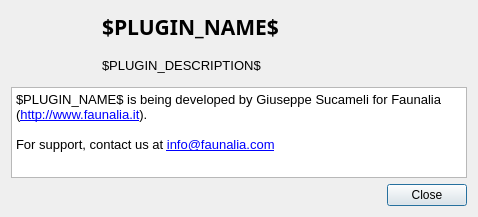
<?xml version="1.0" encoding="UTF-8"?>
<ui version="4.0">
 <class>DlgAbout</class>
 <widget class="QDialog" name="DlgAbout">
  <property name="geometry">
   <rect>
    <x>0</x>
    <y>0</y>
    <width>478</width>
    <height>217</height>
   </rect>
  </property>
  <property name="windowTitle">
   <string>About</string>
  </property>
  <layout class="QGridLayout" name="gridLayout">
   <item row="0" column="0" rowspan="2">
    <widget class="QLabel" name="logo">
     <property name="sizePolicy">
      <sizepolicy hsizetype="Fixed" vsizetype="Expanding">
       <horstretch>0</horstretch>
       <verstretch>0</verstretch>
      </sizepolicy>
     </property>
     <property name="minimumSize">
      <size>
       <width>85</width>
       <height>70</height>
      </size>
     </property>
     <property name="maximumSize">
      <size>
       <width>85</width>
       <height>70</height>
      </size>
     </property>
     <property name="text">
      <string/>
     </property>
     <property name="scaledContents">
      <bool>true</bool>
     </property>
    </widget>
   </item>
   <item row="0" column="1">
    <widget class="QLabel" name="title">
     <property name="font">
      <font>
       <family>Sans Serif</family>
       <pointsize>16</pointsize>
       <weight>75</weight>
       <bold>true</bold>
      </font>
     </property>
     <property name="text">
      <string>$PLUGIN_NAME$</string>
     </property>
    </widget>
   </item>
   <item row="1" column="1">
    <widget class="QLabel" name="description">
     <property name="font">
      <font>
       <pointsize>10</pointsize>
      </font>
     </property>
     <property name="text">
      <string>$PLUGIN_DESCRIPTION$</string>
     </property>
     <property name="wordWrap">
      <bool>true</bool>
     </property>
    </widget>
   </item>
   <item row="2" column="0" colspan="2">
    <widget class="QTextBrowser" name="txt">
     <property name="html">
      <string>&lt;!DOCTYPE HTML PUBLIC &quot;-//W3C//DTD HTML 4.0//EN&quot; &quot;http://www.w3.org/TR/REC-html40/strict.dtd&quot;&gt;
&lt;html&gt;&lt;head&gt;&lt;meta name=&quot;qrichtext&quot; content=&quot;1&quot; /&gt;&lt;style type=&quot;text/css&quot;&gt;
p, li { white-space: pre-wrap; }
&lt;/style&gt;&lt;/head&gt;&lt;body style=&quot; font-family:'Ubuntu'; font-size:11pt; font-weight:400; font-style:normal;&quot;&gt;
&lt;p style=&quot; margin-top:0px; margin-bottom:0px; margin-left:0px; margin-right:0px; -qt-block-indent:0; text-indent:0px;&quot;&gt;&lt;span style=&quot; font-family:'Sans'; font-size:10pt;&quot;&gt;$PLUGIN_NAME$ is being developed by Giuseppe Sucameli for Faunalia (&lt;/span&gt;&lt;a href=&quot;http://www.faunalia.it&quot;&gt;&lt;span style=&quot; font-family:'Sans'; font-size:10pt; text-decoration: underline; color:#0000ff;&quot;&gt;http://www.faunalia.it&lt;/span&gt;&lt;/a&gt;&lt;span style=&quot; font-family:'Sans'; font-size:10pt;&quot;&gt;).&lt;/span&gt;&lt;/p&gt;
&lt;p style=&quot;-qt-paragraph-type:empty; margin-top:0px; margin-bottom:0px; margin-left:0px; margin-right:0px; -qt-block-indent:0; text-indent:0px; font-family:'DejaVu Sans'; font-size:10pt;&quot;&gt;&lt;/p&gt;
&lt;p style=&quot; margin-top:0px; margin-bottom:0px; margin-left:0px; margin-right:0px; -qt-block-indent:0; text-indent:0px;&quot;&gt;&lt;span style=&quot; font-family:'Sans'; font-size:10pt;&quot;&gt;For support, contact us at &lt;/span&gt;&lt;a href=&quot;mailto:info@faunalia.com?subject=$MAIL_SUBJECT$&amp;amp;body=$MAIL_BODY$&quot;&gt;&lt;span style=&quot; font-family:'Sans'; font-size:10pt; text-decoration: underline; color:#0000ff;&quot;&gt;info@faunalia.com&lt;/span&gt;&lt;/a&gt;&lt;/p&gt;&lt;/body&gt;&lt;/html&gt;</string>
     </property>
     <property name="openExternalLinks">
      <bool>true</bool>
     </property>
    </widget>
   </item>
   <item row="3" column="0" colspan="2">
    <widget class="QDialogButtonBox" name="buttonBox">
     <property name="standardButtons">
      <set>QDialogButtonBox::Close</set>
     </property>
    </widget>
   </item>
  </layout>
 </widget>
 <resources/>
 <connections>
  <connection>
   <sender>buttonBox</sender>
   <signal>rejected()</signal>
   <receiver>DlgAbout</receiver>
   <slot>reject()</slot>
   <hints>
    <hint type="sourcelabel">
     <x>238</x>
     <y>194</y>
    </hint>
    <hint type="destinationlabel">
     <x>238</x>
     <y>108</y>
    </hint>
   </hints>
  </connection>
  <connection>
   <sender>buttonBox</sender>
   <signal>accepted()</signal>
   <receiver>DlgAbout</receiver>
   <slot>accept()</slot>
   <hints>
    <hint type="sourcelabel">
     <x>238</x>
     <y>194</y>
    </hint>
    <hint type="destinationlabel">
     <x>238</x>
     <y>108</y>
    </hint>
   </hints>
  </connection>
 </connections>
</ui>
